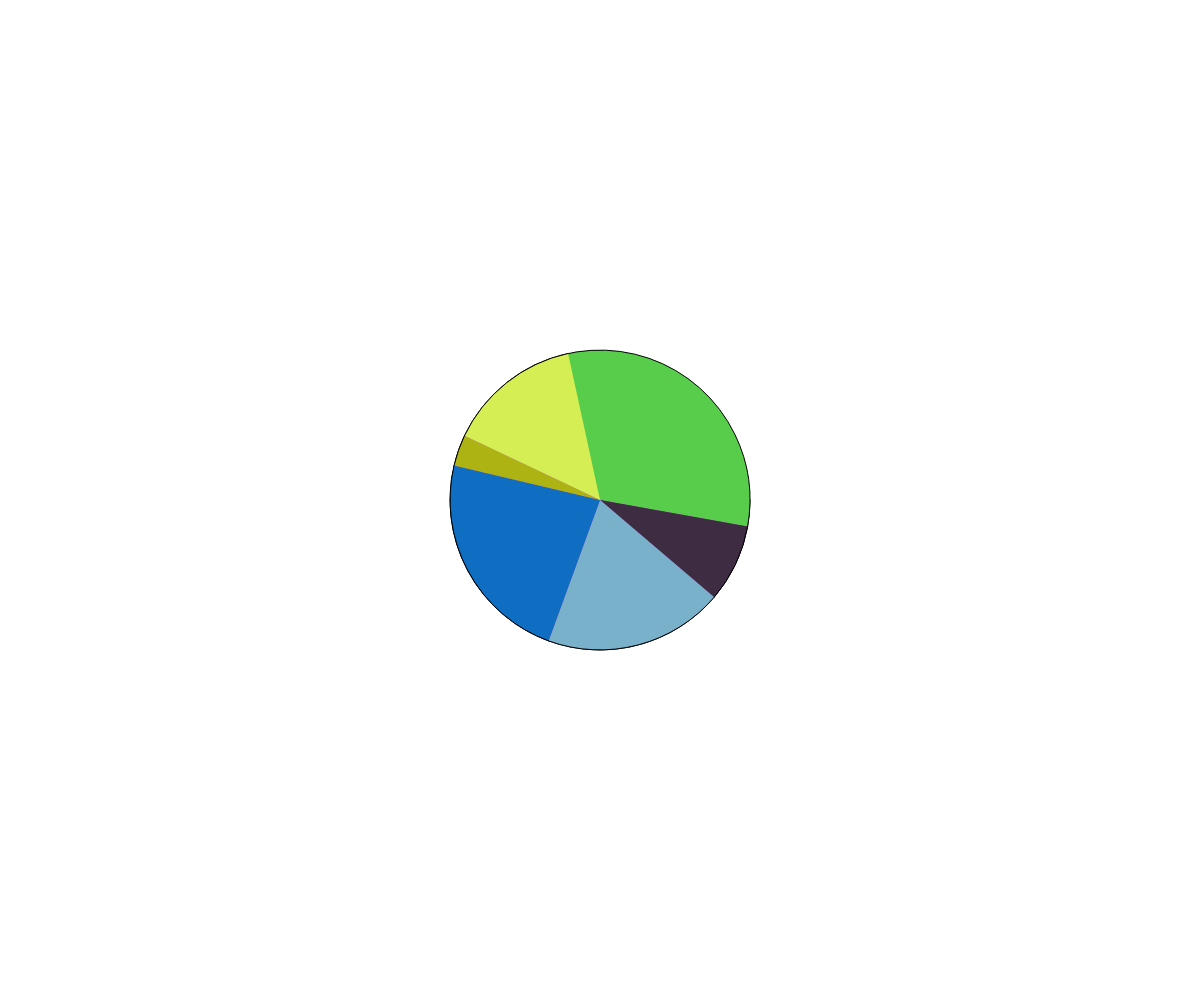
Frame 1 (no input)
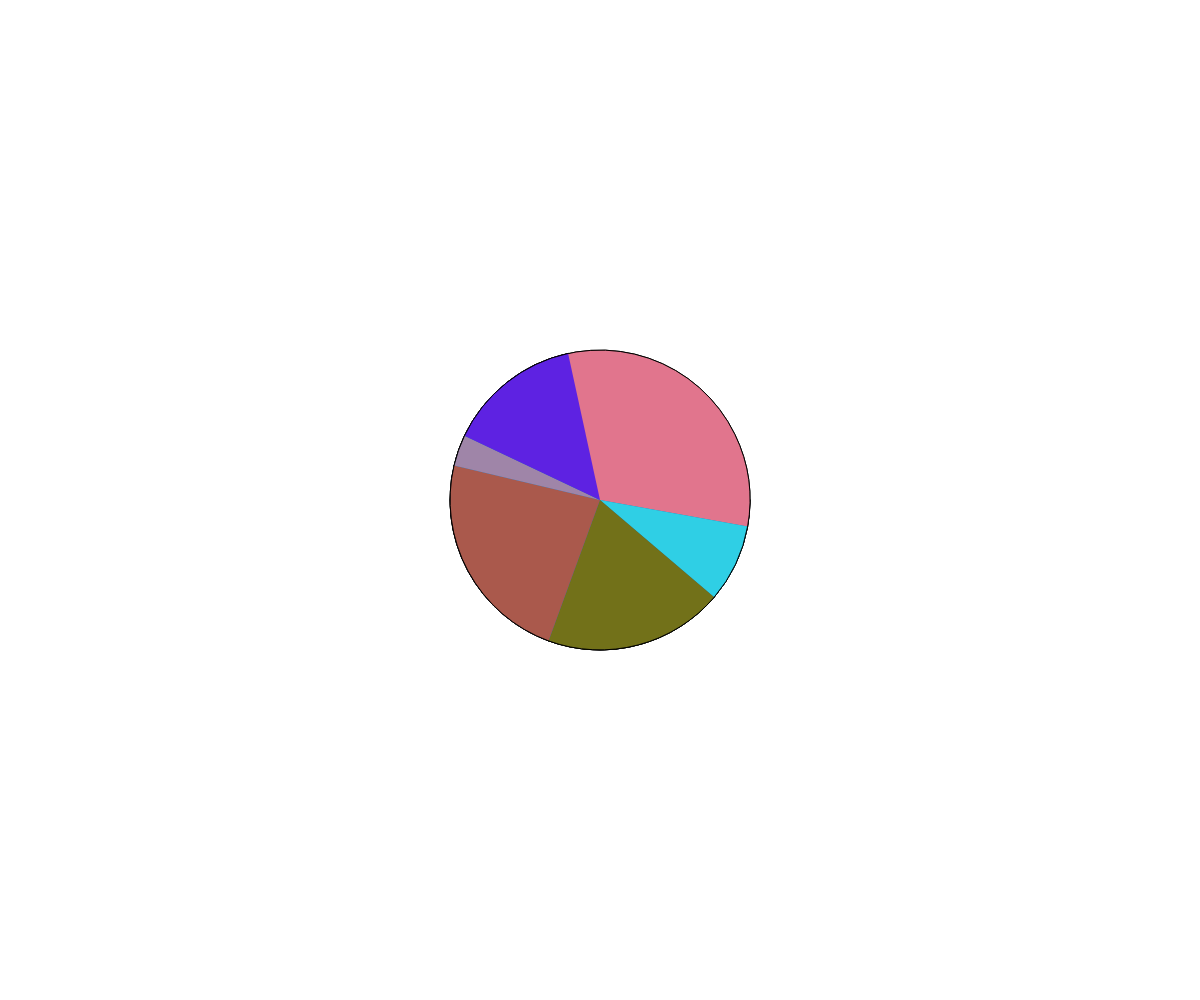
Frame 2 (the mouse pressed at the canvas centre, redrawn once)

The p5.js sketch that drew these frames (run headless with seeded random() and noise() and a simulated clock; the mouse was pressed at the canvas centre and the sketch redrawn once):

// p5.js sketch
// ── sketch.js
var storageData = [244.06, 126.09, 30.26, 69.66, 83.25, 12.05, 52.35];
var colors = ["red", "green", "blue", "orange", "purple", "yellow", "pink"];
var storageNames = ["Macbook Air", "Iphone", "iCLoud", "Applications", "Documents", "Photos", "System Data"];
var total;

function setup() {
  createCanvas(windowWidth, windowHeight);
  noLoop();
}

function draw() {
let lastpiece = 0;

total = getTotal();

for (let i = 0; i < storageData.length; i++){
  let randColor = color(random(255),random(255), random(255));
  fill(randColor);
  // // let piece = map(storageData[i], 0, TWO_PI);
  arc(
        width / 2,
        height / 2,
        300,
        300,
        lastpiece, 
        lastpiece + radians(storageData[i])
      );
lastpiece += radians (storageData[i]);     
  }
}

function getTotal() {
  let total = 0
  for (let i = 0; i < storageData.length; i++) {
    total += storageData [i]
  }
  return total;
}

function drawLabel() {
  for (let i = 0; i < storageData.length; i++) {
    fill (0);
    textSize (24);
    text (storageNames[i], 100 + i * 100, 100);
}
}



// for (let i = 0; i < storageData.length; i++){
//   let randColor = color (random (255), random (255), random (255))
//   fill(colors[i]);
//   circle(100 + i * 100, 100, storageData[i] * 5);
//   fill (0)
//   text (storageNames [(i, 100 + i * 100, 100)]);
